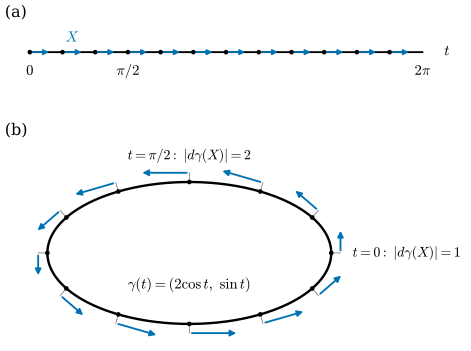

Python code for this plot:
"""Figure 37.1.1: the differential of a parametrized plane curve stretches tangent vectors of the parameter interval.

(a) unit vectors X = 1 at twelve equally spaced parameters t_j of [0, 2 pi]; (b) the ellipse gamma(t) = (2 cos t, sin t)
with the images d gamma(X) = X gamma'(t_j) (drawn at 0.35 of their length), whose lengths |gamma'(t_j)| range from 1 to 2.

Run: PYTHONPATH=tools python3 chapters/37-curves-smooth-discrete/figures/fig-37-1-1-differential.py
"""
import sys
from pathlib import Path

import numpy as np

sys.path.insert(0, str(Path(__file__).resolve().parents[1] / "lib"))
import dgfig  # noqa: E402
dgfig.setup()
import matplotlib.pyplot as plt  # noqa: E402

import ddg37  # noqa: E402

C = dgfig.COLORS
m = 12
tj = 2 * np.pi * np.arange(m) / m
P = ddg37.point("ellipse", tj)
V = ddg37.velocity("ellipse", tj)
spd = np.linalg.norm(V, axis=1)
assert abs(spd.min() - 1) < 1e-12 and abs(spd.max() - 2) < 1e-12          # |gamma'| = sqrt(4 sin^2 + cos^2)
assert np.allclose(V[:, 0], -2 * np.sin(tj)) and np.allclose(V[:, 1], np.cos(tj))
SC = 0.35

fig = plt.figure(figsize=(6.2, 4.6))
gs = fig.add_gridspec(2, 1, height_ratios=[0.8, 3.2], hspace=0.25)
ax = fig.add_subplot(gs[0])
bx = fig.add_subplot(gs[1])

# (a) the parameter interval with unit tangent vectors
ax.plot([0, 2 * np.pi], [0, 0], color=C["main"], lw=1.4)
for t in tj:
    ax.annotate("", xy=(t + SC, 0), xytext=(t, 0),
                arrowprops=dict(arrowstyle="-|>", color=C["tangent"], lw=1.3, mutation_scale=8))
    ax.plot([t], [0], "o", color=C["main"], ms=2.5)
ax.text(0, -0.75, r"$0$", ha="center", fontsize=11)
ax.text(2 * np.pi, -0.75, r"$2\pi$", ha="center", fontsize=11)
ax.text(np.pi / 2, -0.75, r"$\pi/2$", ha="center", fontsize=11)
ax.text(tj[1] + 0.05, 0.35, r"$X$", color=C["tangent"], fontsize=11)
ax.text(2 * np.pi + 0.35, -0.1, r"$t$", fontsize=11)
ax.set_xlim(-0.4, 2 * np.pi + 0.7)
ax.set_ylim(-1.1, 0.9)
ax.set_axis_off()
ax.set_title("(a)", fontsize=12, loc="left")

# (b) the ellipse and the stretched vectors d gamma(X) = gamma'(t_j)
s = np.linspace(0, 2 * np.pi, 400)
S = ddg37.point("ellipse", s)
bx.plot(S[:, 0], S[:, 1], color=C["main"], lw=dgfig.LW["main"])
OUT = -(V / spd[:, None]) @ ddg37.J.T          # outward unit normal -J t (the curve is counterclockwise)
for p, v, o in zip(P, V, OUT):
    q = p + 0.13 * o                           # drawn just outside the curve, parallel to it
    bx.plot([p[0], q[0]], [p[1], q[1]], color=C["aux"], lw=0.6)
    bx.annotate("", xy=q + SC * v, xytext=q,
                arrowprops=dict(arrowstyle="-|>", color=C["tangent"], lw=1.4, mutation_scale=9))
    bx.plot([p[0]], [p[1]], "o", color=C["main"], ms=2.5, zorder=5)
bx.text(P[0, 0] + 0.3, P[0, 1] - 0.05, r"$t=0:\ |d\gamma(X)| = 1$", fontsize=10.5)
bx.text(P[3, 0], P[3, 1] + 0.32, r"$t=\pi/2:\ |d\gamma(X)| = 2$", fontsize=10.5, ha="center")
bx.text(0, -0.5, r"$\gamma(t) = (2\cos t,\ \sin t)$", fontsize=11, ha="center")
bx.set_aspect("equal")
bx.set_xlim(-2.6, 3.9)
bx.set_ylim(-1.3, 1.55)
bx.set_axis_off()
bx.set_title("(b)", fontsize=12, loc="left")

dgfig.save(fig, __file__)
